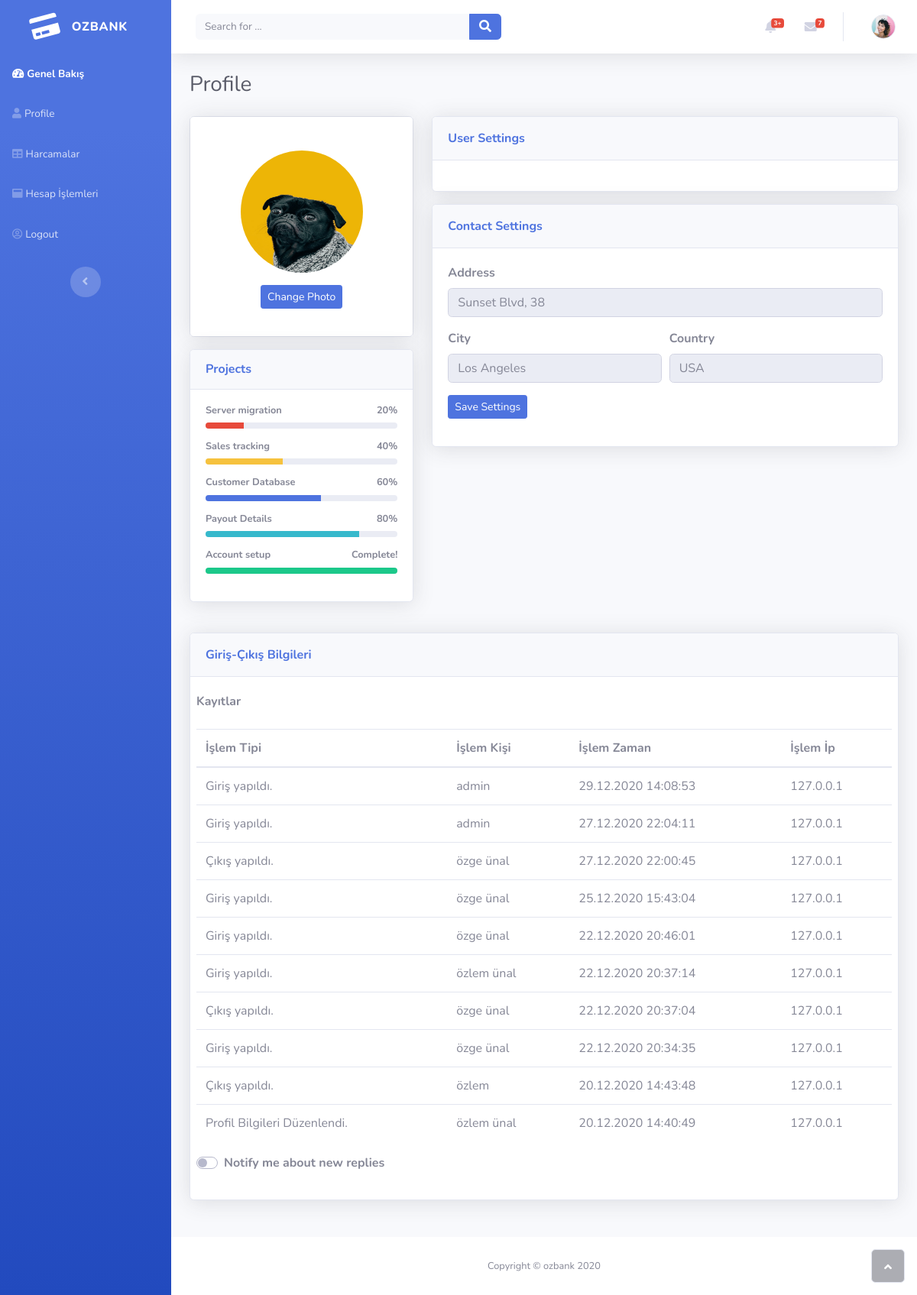
The app's page /profile.php with its own data.
### tables this page shows
CREATE TABLE `uye_log` (
  `islem_id` int(11) NOT NULL,
  `islem_tipi` varchar(50) NOT NULL,
  `islem_kisi` varchar(50) NOT NULL,
  `islem_zaman` varchar(50) NOT NULL,
  `islem_ip` varchar(15) NOT NULL
);

### profile.php (the view, shortened to what this page needs)
<!DOCTYPE html>
<html>
<head>
    <link rel="stylesheet" href="assets/bootstrap/css/bootstrap.min.css">
    <link rel="stylesheet" href="https://use.fontawesome.com/releases/v5.12.0/css/all.css">
    <link rel="stylesheet" href="https://cdnjs.cloudflare.com/ajax/libs/font-awesome/4.7.0/css/font-awesome.min.css">
    <link rel="stylesheet" href="assets/fonts/fontawesome5-overrides.min.css">
</head>
<body id="page-top">
    <div id="wrapper">
        <nav class="navbar navbar-dark align-items-start sidebar sidebar-dark accordion bg-gradient-primary p-0">
            <div class="container-fluid d-flex flex-column p-0"><a class="navbar-brand d-flex justify-content-center align-items-center sidebar-brand m-0" href="#">
                    <div class="sidebar-brand-icon rotate-n-15"><i class="fas fa-credit-card"></i></div>
                    <div class="sidebar-brand-text mx-3"><span>ozbank</span></div>
                </a>
                <ul class="nav navbar-nav text-light" id="accordionSidebar">
                <li class="nav-item"><a class="nav-link active" href="index.php"><i class="fas fa-tachometer-alt"></i><span>Genel Bakış</span></a></li>
                    <li class="nav-item"><a class="nav-link" href="profile.php"><i class="fas fa-user"></i><span>Profile</span></a></li>
                    <li class="nav-item"><a class="nav-link" href="table.php"><i class="fas fa-table"></i><span>Harcamalar</span></a></li>
                    <li class="nav-item"><a class="nav-link" href="hesap_islem.php"><i class="fas fa-window-maximize"></i><span>Hesap İşlemleri</span></a></li>
                    <li class="nav-item"><a class="nav-link" href="logout.php"><i class="far fa-user-circle"></i><span>Logout</span></a></li>
                </ul>
                <div class="text-center d-none d-md-inline"><button class="btn rounded-circle border-0" id="sidebarToggle" type="button"></button></div>
            </div>
        </nav>
        <div class="d-flex flex-column" id="content-wrapper">
            <div id="content">
                <nav class="navbar navbar-light navbar-expand bg-white shadow mb-4 topbar static-top">
                    <div class="container-fluid"><button class="btn btn-link d-md-none rounded-circle mr-3" id="sidebarToggleTop" type="button"><i class="fas fa-bars"></i></button>
                        <form class="form-inline d-none d-sm-inline-block mr-auto ml-md-3 my-2 my-md-0 mw-100 navbar-search">
                            <div class="input-group"><input class="bg-light form-control border-0 small" type="text" placeholder="Search for ...">
                                <div class="input-group-append"><button class="btn btn-primary py-0" type="button"><i class="fas fa-search"></i></button></div>
                            </div>
                        </form>
                        <ul class="nav navbar-nav flex-nowrap ml-auto">
                            <li class="nav-item dropdown no-arrow mx-1">
                                <div class="nav-item dropdown no-arrow"><a class="dropdown-toggle nav-link" data-toggle="dropdown" aria-expanded="false" href="#"><span class="badge badge-danger badge-counter">3+</span><i class="fas fa-bell fa-fw"></i></a>
                                </div>
                            </li>
                            <li class="nav-item dropdown no-arrow mx-1">
                                <div class="nav-item dropdown no-arrow"><a class="dropdown-toggle nav-link" data-toggle="dropdown" aria-expanded="false" href="#"><i class="fas fa-envelope fa-fw"></i><span class="badge badge-danger badge-counter">7</span></a>
                                </div>
                            </li>
                            <li class="nav-item dropdown no-arrow">
                                <div class="nav-item dropdown no-arrow"><a class="dropdown-toggle nav-link" data-toggle="dropdown" aria-expanded="false" href="#"><span class="d-none d-lg-inline mr-2 text-gray-600 small"><?php echo ($username); ?></span><img class="border rounded-circle img-profile" src="assets/img/avatars/avatar1.jpeg"></a>
                                </div>
                            </li>
                        </ul>
                    </div>
                </nav>
                <div class="container-fluid">
                    <h3 class="text-dark mb-4">Profile</h3>
                    <div class="row mb-3">
                        <div class="col-lg-4">
                            <div class="card mb-3">
                                <div class="card-body text-center shadow"><img class="rounded-circle mb-3 mt-4" src="assets/img/dogs/image2.jpeg" width="160" height="160">
                                    <div class="mb-3"><button class="btn btn-primary btn-sm" type="button">Change Photo</button></div>
                                </div>
                            </div>
                            <div class="card shadow mb-4">
                                <div class="card-header py-3">
                                    <h6 class="text-primary font-weight-bold m-0">Projects</h6>
                                </div>
                                <div class="card-body">
                                    <h4 class="small font-weight-bold">Server migration<span class="float-right">20%</span></h4>
                                    <div class="progress progress-sm mb-3">
                                        <div class="progress-bar bg-danger" aria-valuenow="20" aria-valuemin="0" aria-valuemax="100" style="width: 20%;"><span class="sr-only">20%</span></div>
                                    </div>
                                    <h4 class="small font-weight-bold">Sales tracking<span class="float-right">40%</span></h4>
                                    <div class="progress progress-sm mb-3">
                                        <div class="progress-bar bg-warning" aria-valuenow="40" aria-valuemin="0" aria-valuemax="100" style="width: 40%;"><span class="sr-only">40%</span></div>
                                    </div>
                                    <h4 class="small font-weight-bold">Customer Database<span class="float-right">60%</span></h4>
                                    <div class="progress progress-sm mb-3">
                                        <div class="progress-bar bg-primary" aria-valuenow="60" aria-valuemin="0" aria-valuemax="100" style="width: 60%;"><span class="sr-only">60%</span></div>
                                    </div>
                                    <h4 class="small font-weight-bold">Payout Details<span class="float-right">80%</span></h4>
                                    <div class="progress progress-sm mb-3">
                                        <div class="progress-bar bg-info" aria-valuenow="80" aria-valuemin="0" aria-valuemax="100" style="width: 80%;"><span class="sr-only">80%</span></div>
                                    </div>
                                    <h4 class="small font-weight-bold">Account setup<span class="float-right">Complete!</span></h4>
                                    <div class="progress progress-sm mb-3">
                                        <div class="progress-bar bg-success" aria-valuenow="100" aria-valuemin="0" aria-valuemax="100" style="width: 100%;"><span class="sr-only">100%</span></div>
                                    </div>
                                </div>
                            </div>
                        </div>
                        <div class="col-lg-8">
                            <div class="row">
                                <div class="col">
                                    <div class="card shadow mb-3">
                                        <div class="card-header py-3">
                                            <p class="text-primary m-0 font-weight-bold">User Settings</p>
                                        </div>
                                        <div class="card-body">
                                            <?php
                                            include("baglan.php");
                                            ?>
                                        </div>
                                    </div>
                                    <div class="card shadow">
                                        <div class="card-header py-3">
                                            <p class="text-primary m-0 font-weight-bold">Contact Settings</p>
                                        </div>
                                        <div class="card-body">
                                            <form>
                                                <div class="form-group"><label for="address"><strong>Address</strong></label><input class="form-control" type="text" placeholder="Sunset Blvd, 38" name="address" readonly></div>
                                                <div class="form-row">
                                                    <div class="col">
                                                        <div class="form-group"><label for="city"><strong>City</strong></label><input class="form-control" type="text" placeholder="Los Angeles" name="city" readonly></div>
                                                    </div>
                                                    <div class="col">
                                                        <div class="form-group"><label for="country"><strong>Country</strong></label><input class="form-control" type="text" placeholder="USA" name="country" readonly></div>
                                                    </div>
                                                </div>
                                                <div class="form-group"><button class="btn btn-primary btn-sm" type="button">Save&nbsp;Settings</button></div>
                                            </form>
                                        </div>
                                    </div>
                                </div>
                            </div>
                        </div>
                    </div>
                    <div class="card shadow mb-5">
                        <div class="card-header py-3">
                            <p class="text-primary m-0 font-weight-bold">Giriş-Çıkış Bilgileri</p>
                        </div>
                        <div class="card-body">
                            <div class="row">
                                <div class="form-group"><label for="kayıt"><strong>Kayıtlar</strong><br></label></div>
                                <div class="table-responsive">
                                    <table class="table">
                                        <thead>
                                            <tr>
                                                <th>İşlem Tipi</th>
                                                <th>İşlem Kişi</th>
                                                <th>İşlem Zaman</th>
                                                <th>İşlem İp</th>
                                            </tr>
                                        </thead>
                                        <tbody>
                                            <?php
                                            $sorgu = $baglan->query("SELECT * FROM uye_log ORDER BY islem_id DESC LIMIT 10");
                                            while ($sonuc = $sorgu->fetch(PDO::FETCH_ASSOC)) {
                                                $rehber_islem_tip = $sonuc['islem_tipi'];
                                                $rehber_islem_kisi = $sonuc['islem_kisi'];
                                                $rehber_islem_zaman = $sonuc['islem_zaman'];
                                                $rehber_islem_ip = $sonuc['islem_ip'];
                                            ?>
                                                <tr>
                                                    <td><?php echo $rehber_islem_tip; ?></td>
                                                    <td><?php echo $rehber_islem_kisi; ?></td>
                                                    <td><?php echo $rehber_islem_zaman; ?></td>
                                                    <td><?php echo $rehber_islem_ip; ?></td>
                                                </tr>
                                            <?php } ?>
                                        </tbody>
                                    </table>
                                </div>
                                <div class="form-group">
                                    <div class="custom-control custom-switch"><label class="custom-control-label" for="formCheck-1"><strong>Notify me about new replies</strong></label></div>
                                </div>
                            </div>
                        </div>
                    </div>
                </div>
            </div>
            <footer class="bg-white sticky-footer">
                <div class="container my-auto">
                    <div class="text-center my-auto copyright"><span>Copyright © ozbank 2020</span></div>
                </div>
            </footer>
        </div><a class="border rounded d-inline scroll-to-top" href="#page-top"><i class="fas fa-angle-up"></i></a>
    </div>
</body>
</html>

### records on screen
uye_log: islem_tipi "Giriş yapıldı.", islem_kisi "admin", islem_zaman "29.12.2020 14:08:53", islem_ip "127.0.0.1"
uye_log: islem_tipi "Giriş yapıldı.", islem_kisi "admin", islem_zaman "27.12.2020 22:04:11", islem_ip "127.0.0.1"
uye_log: islem_tipi "Çıkış yapıldı.", islem_kisi "özge ünal", islem_zaman "27.12.2020 22:00:45", islem_ip "127.0.0.1"
uye_log: islem_tipi "Giriş yapıldı.", islem_kisi "özge ünal", islem_zaman "25.12.2020 15:43:04", islem_ip "127.0.0.1"
uye_log: islem_tipi "Giriş yapıldı.", islem_kisi "özge ünal", islem_zaman "22.12.2020 20:46:01", islem_ip "127.0.0.1"
uye_log: islem_tipi "Giriş yapıldı.", islem_kisi "özlem ünal", islem_zaman "22.12.2020 20:37:14", islem_ip "127.0.0.1"
uye_log: islem_tipi "Çıkış yapıldı.", islem_kisi "özge ünal", islem_zaman "22.12.2020 20:37:04", islem_ip "127.0.0.1"
uye_log: islem_tipi "Giriş yapıldı.", islem_kisi "özge ünal", islem_zaman "22.12.2020 20:34:35", islem_ip "127.0.0.1"
uye_log: islem_tipi "Çıkış yapıldı.", islem_kisi "özlem", islem_zaman "20.12.2020 14:43:48", islem_ip "127.0.0.1"
uye_log: islem_tipi "Profil Bilgileri Düzenlendi.", islem_kisi "özlem ünal", islem_zaman "20.12.2020 14:40:49", islem_ip "127.0.0.1"
